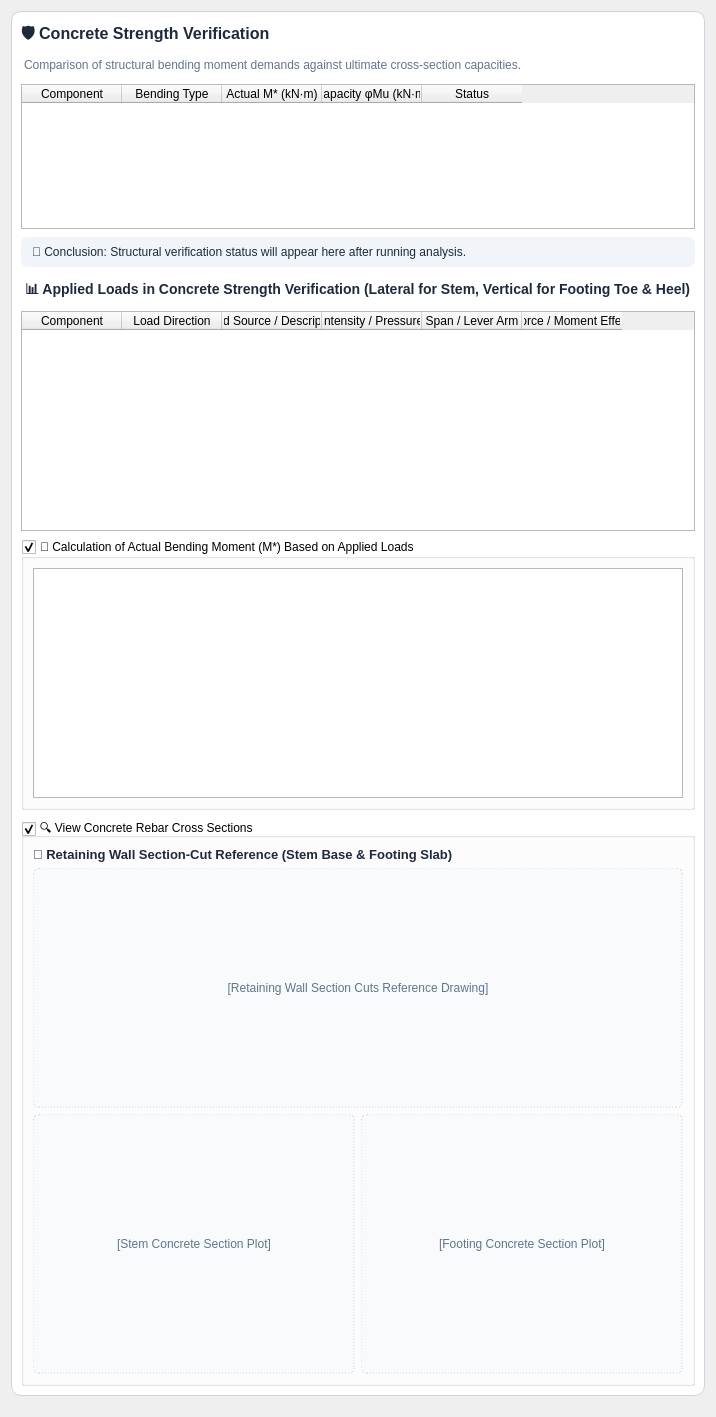
                            <widget class="QWidget" name="contents_tab_res_concrete_strength">
                              <layout class="QVBoxLayout" name="vbox_contents_tab_res_concrete_strength">
                                <item>
                                  <widget class="QFrame" name="card_concrete_strength">
                                    <property name="frameShape">
                                      <enum>QFrame::StyledPanel</enum>
                                    </property>
                                    <property name="styleSheet">
                                      <string>QFrame#card_concrete_strength { background-color: #ffffff; border: 1px solid #cbd5e1; border-radius: 10px; }</string>
                                    </property>
                                    <layout class="QVBoxLayout" name="layout_card_concrete_strength">
                                      <property name="spacing">
                                        <number>8</number>
                                      </property>
                                      <item>
                                        <widget class="QLabel" name="lbl_title_card_concrete_strength">
                                          <property name="text">
                                            <string>🛡️ Concrete Strength Verification</string>
                                          </property>
                                          <property name="styleSheet">
                                            <string>font-size: 16px; font-weight: 700; color: #1e293b; padding: 0px;</string>
                                          </property>
                                        </widget>
                                      </item>
                                      <item>
                                        <widget class="QLabel" name="lbl_desc_card_concrete_strength">
                                          <property name="text">
                                            <string>Comparison of structural bending moment demands against ultimate cross-section capacities.</string>
                                          </property>
                                          <property name="styleSheet">
                                            <string>font-size: 12px; color: #64748b; margin-bottom: 4px; padding: 0px;</string>
                                          </property>
                                          <property name="wordWrap">
                                            <bool>true</bool>
                                          </property>
                                        </widget>
                                      </item>
                                      <item>
                                        <widget class="QTableWidget" name="tbl_concrete_strength">
                                          <property name="minimumSize">
                                            <size>
                                              <width>200</width>
                                              <height>125</height>
                                            </size>
                                          </property>
                                          <property name="maximumSize">
                                            <size>
                                              <width>16777215</width>
                                              <height>145</height>
                                            </size>
                                          </property>
                                          <property name="alternatingRowColors">
                                            <bool>true</bool>
                                          </property>
                                          <column>
                                            <property name="text">
                                              <string>Component</string>
                                            </property>
                                          </column>
                                          <column>
                                            <property name="text">
                                              <string>Bending Type</string>
                                            </property>
                                          </column>
                                          <column>
                                            <property name="text">
                                              <string>Actual M* (kN·m)</string>
                                            </property>
                                          </column>
                                          <column>
                                            <property name="text">
                                              <string>Capacity φMu (kN·m)</string>
                                            </property>
                                          </column>
                                          <column>
                                            <property name="text">
                                              <string>Status</string>
                                            </property>
                                          </column>
                                        </widget>
                                      </item>
                                      <item>
                                        <widget class="QLabel" name="lbl_concrete_conclusion">
                                          <property name="text">
                                            <string>🤖 Conclusion: Structural verification status will appear here after running analysis.</string>
                                          </property>
                                          <property name="styleSheet">
                                            <string>background-color: #f1f5f9; color: #1e293b; padding: 8px; border-radius: 6px;</string>
                                          </property>
                                          <property name="wordWrap">
                                            <bool>true</bool>
                                          </property>
                                        </widget>
                                      </item>
                                      <item>
                                        <widget class="QLabel" name="lbl_concrete_loads_title">
                                          <property name="text">
                                            <string>📊 Applied Loads in Concrete Strength Verification (Lateral for Stem, Vertical for Footing Toe &amp; Heel)</string>
                                          </property>
                                          <property name="styleSheet">
                                            <string>font-size: 14px; font-weight: 700; color: #1e293b; margin-top: 4px;</string>
                                          </property>
                                        </widget>
                                      </item>
                                      <item>
                                        <widget class="QTableWidget" name="tbl_concrete_applied_loads">
                                          <property name="minimumSize">
                                            <size>
                                              <width>200</width>
                                              <height>220</height>
                                            </size>
                                          </property>
                                          <property name="maximumSize">
                                            <size>
                                              <width>16777215</width>
                                              <height>265</height>
                                            </size>
                                          </property>
                                          <property name="alternatingRowColors">
                                            <bool>true</bool>
                                          </property>
                                          <column>
                                            <property name="text">
                                              <string>Component</string>
                                            </property>
                                          </column>
                                          <column>
                                            <property name="text">
                                              <string>Load Direction</string>
                                            </property>
                                          </column>
                                          <column>
                                            <property name="text">
                                              <string>Load Source / Description</string>
                                            </property>
                                          </column>
                                          <column>
                                            <property name="text">
                                              <string>Intensity / Pressure</string>
                                            </property>
                                          </column>
                                          <column>
                                            <property name="text">
                                              <string>Span / Lever Arm</string>
                                            </property>
                                          </column>
                                          <column>
                                            <property name="text">
                                              <string>Force / Moment Effect</string>
                                            </property>
                                          </column>
                                        </widget>
                                      </item>
                                      <item>
                                        <widget class="QGroupBox" name="grp_concrete_moment_calcs">
                                          <property name="title">
                                            <string>📝 Calculation of Actual Bending Moment (M*) Based on Applied Loads</string>
                                          </property>
                                          <property name="checkable">
                                            <bool>true</bool>
                                          </property>
                                          <property name="checked">
                                            <bool>true</bool>
                                          </property>
                                          <layout class="QVBoxLayout" name="vbox_concrete_moment_calcs">
                                            <item>
                                              <widget class="QTextBrowser" name="txt_concrete_moment_calcs">
                                                <property name="minimumSize">
                                                  <size>
                                                    <width>300</width>
                                                    <height>230</height>
                                                  </size>
                                                </property>
                                              </widget>
                                            </item>
                                          </layout>
                                        </widget>
                                      </item>
                                      <item>
                                        <widget class="QGroupBox" name="grp_rebar_cross_sections">
                                          <property name="title">
                                            <string>🔍 View Concrete Rebar Cross Sections</string>
                                          </property>
                                          <property name="checkable">
                                            <bool>true</bool>
                                          </property>
                                          <property name="checked">
                                            <bool>true</bool>
                                          </property>
                                          <layout class="QVBoxLayout" name="vbox_rebar_cross_sections">
                                            <item>
                                              <widget class="QLabel" name="lbl_wall_section_ref_title">
                                                <property name="text">
                                                  <string>📐 Retaining Wall Section-Cut Reference (Stem Base &amp; Footing Slab)</string>
                                                </property>
                                                <property name="styleSheet">
                                                  <string>font-size: 13px; font-weight: 600; color: #1e293b;</string>
                                                </property>
                                              </widget>
                                            </item>
                                            <item>
                                              <widget class="QLabel" name="lbl_wall_section_ref_canvas">
                                                <property name="minimumSize">
                                                  <size>
                                                    <width>320</width>
                                                    <height>240</height>
                                                  </size>
                                                </property>
                                                <property name="text">
                                                  <string>[Retaining Wall Section Cuts Reference Drawing]</string>
                                                </property>
                                                <property name="alignment">
                                                  <set>Qt::AlignCenter</set>
                                                </property>
                                                <property name="styleSheet">
                                                  <string>background-color: #f8fafc; border: 1px dashed #cbd5e1; border-radius: 6px; color: #64748b;</string>
                                                </property>
                                              </widget>
                                            </item>
                                            <item>
                                              <layout class="QHBoxLayout" name="hbox_rebar_cross_sections">
                                                <item>
                                                  <widget class="QLabel" name="plot_stem_sec_canvas">
                                                    <property name="minimumSize">
                                                      <size>
                                                        <width>320</width>
                                                        <height>260</height>
                                                      </size>
                                                    </property>
                                                    <property name="text">
                                                      <string>[Stem Concrete Section Plot]</string>
                                                    </property>
                                                    <property name="alignment">
                                                      <set>Qt::AlignCenter</set>
                                                    </property>
                                                    <property name="styleSheet">
                                                      <string>background-color: #f8fafc; border: 1px dashed #cbd5e1; border-radius: 6px; color: #64748b;</string>
                                                    </property>
                                                  </widget>
                                                </item>
                                                <item>
                                                  <widget class="QLabel" name="plot_ftg_sec_canvas">
                                                    <property name="minimumSize">
                                                      <size>
                                                        <width>320</width>
                                                        <height>260</height>
                                                      </size>
                                                    </property>
                                                    <property name="text">
                                                      <string>[Footing Concrete Section Plot]</string>
                                                    </property>
                                                    <property name="alignment">
                                                      <set>Qt::AlignCenter</set>
                                                    </property>
                                                    <property name="styleSheet">
                                                      <string>background-color: #f8fafc; border: 1px dashed #cbd5e1; border-radius: 6px; color: #64748b;</string>
                                                    </property>
                                                  </widget>
                                                </item>
                                              </layout>
                                            </item>
                                          </layout>
                                        </widget>
                                      </item>
                                    </layout>
                                  </widget>
                                </item>
                                <item>
                                  <spacer name="vspacer_tab_res_concrete_strength">
                                    <property name="orientation">
                                      <enum>Qt::Vertical</enum>
                                    </property>
                                    <property name="sizeHint">
                                      <size>
                                        <width>20</width>
                                        <height>10</height>
                                      </size>
                                    </property>
                                  </spacer>
                                </item>
                              </layout>
                            </widget>
